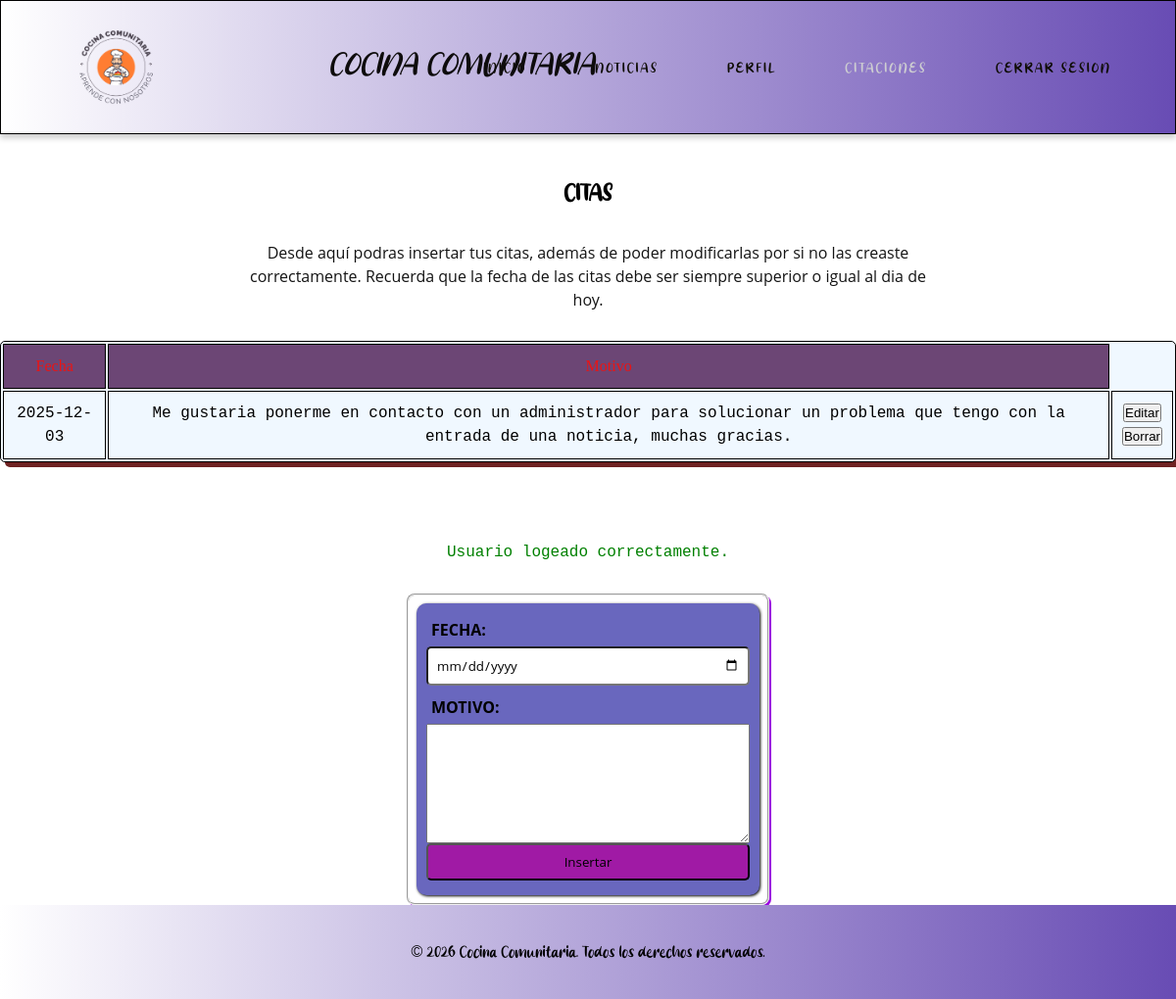
Page /Web_Cocina_comunitaria/views/users/citaciones.php (signed in) on the committed database.
### tables this page shows
CREATE TABLE `citas` (
  `idCita` int(11) NOT NULL,
  `idUser` int(11) NOT NULL,
  `fecha_cita` date NOT NULL,
  `motivo_cita` text DEFAULT NULL
);

### Web_Cocina_comunitaria/views/users/citaciones.php (the view, shortened to what this page needs)
<?php
    $conexion = DB::connect();
    $sqlSelect = "SELECT * FROM citas WHERE idUser = :idUser";
    $sqlSelect = $conexion->prepare($sqlSelect);
    $sqlSelect->bindParam(":idUser", $_SESSION['idUser'], PDO::PARAM_INT);
    $sqlSelect->execute();
    $citas = $sqlSelect->fetchAll(PDO::FETCH_ASSOC);
?>
<!DOCTYPE html>
<html lang="es">
<head>
    <link rel="stylesheet" href="../../public/css/estilos.css">
</head>
<body>
    <header>
        <nav class="navigationBar">
            <img src="../../public/images/logo/logo-transparent-png.png" class="logo" width="500" height="506" alt="logo de la pagina">
            <h1 id="titulo">Cocina Comunitaria</h1>
            <ul class="navigationBarList">
                <li><a href="../../index.php" class="enlace">Inicio</a></li>
                <li><a href="../../views/noticias.php" class="enlace">Noticias</a></li>
                <?php if(isset($_SESSION['usuario']) && $_SESSION['rol'] === 'user'):?>
                    <li><a href="./perfil.php" class="enlace">Perfil</a></li>
                    <li><a href="./citaciones.php" class="enlace active">Citaciones</a></li>
                <?php endif;?>
                <?php if(isset($_SESSION['is_logged_in']) && $_SESSION['is_logged_in'] === true):?>
                    <li><a href="../logout.php" class="enlace">Cerrar Sesion</a></li>
                <?php endif;?>
            </ul>
        </nav>
    </header>
    <div class="usuarios_bbdd">
        <h2 class="titulo-seccion">Citas</h2>
        <p class="p_section">Desde aquí podras insertar tus citas, además de poder modificarlas por si no las creaste correctamente.
            Recuerda que la fecha de las citas debe ser siempre superior o igual al dia de hoy.
        </p>
        <?php if(!empty($citas)):?>
            <table>
                <tr>
                    <th>Fecha</th>
                    <th>Motivo</th>
                </tr>
                <?php foreach($citas as $cita):?>
                    <tr>
                        <td><?= htmlspecialchars($cita['fecha_cita']) ?></td>
                        <td><?= htmlspecialchars($cita['motivo_cita']) ?></td>
                        <td>
                            <form action="../users/editar_cita.php" method="GET" style="display:inline">
                                <input type="submit" name="editar" value="Editar">
                            </form>
                            <form action="../../controllers/c_borrar_cita.php" method="POST" onsubmit="return confirm('¿Seguro que quieres borrar esta cita?');">
                                <input type="submit" name="borrar" value="Borrar">
                            </form>
                        </td>
                    </tr>
                <?php endforeach;?>
            </table>
        <?php else:?>
            <p class="citas">No tienes Citas Registradas</p>
        <?php endif;?>
    </div>
    <?php if(isset($_SESSION['login_ok'])):?>
        <p class="exito"><?= htmlspecialchars($_SESSION['login_ok']); ?></p>
        <?php endif;?>
    <div>
        <fieldset class="citas_f">
            <form class="form" action="../../controllers/c_insertar_cita.php" method="POST">
                <label for="fecha">Fecha:</label>
                <input type="date" name="fecha" id="fecha">
                <label for="motivo">Motivo:</label>
                <textarea rows="8" cols="5" name="motivo" id="motivo"></textarea>
                <input type="submit" name="Insertar" value="Insertar">
            </form>
        </fieldset>
    </div>
    <footer class="footer">
        <p>&copy; <?= date("Y"); ?> Cocina Comunitaria. Todos los derechos reservados.</p>
    </footer>
</body>
</html>

### Web_Cocina_comunitaria/public/css/estilos.css (style rules this page uses)
* { margin: 0; padding: 0; box-sizing: border-box; }
body { background-color:white; overflow-y: auto; overflow-x: hidden; font-size: 16px; line-height: 1.5; padding-top: 150px; box-sizing: border-box; background-size: cover; background-repeat: no-repeat; background-position: center; }
html, body { height: 100%; display: flex; flex-direction: column; }
.logo { width: 105px; height: 105px; margin: 10px; margin-left: 60px; animation: girar 10s linear infinite; }
h1 { color: rgb(14, 12, 12); font-size: 2rem; font-family: Arial, Helvetica, sans-serif; text-transform: uppercase; font-style: italic; font-size: 1.5rem; margin-left: 5px; text-align: center; position: relative; padding: 10px; line-height: 100px; }
h2 { text-transform: uppercase; }
.navigationBar { border: 1px solid black; background: linear-gradient(to right, white, rgb(104, 76, 180)); display: flex; flex-direction: row; justify-content: space-between; text-align: center; position: fixed; top: 0; width: 100%; box-shadow: 0px 4px 6px rgba(0, 0, 0, 0.2); padding: 5px; z-index: 1000; }
.navigationBarList { display: flex; justify-content: center; align-items: center; margin-top: 0; }
.navigationBarList li { list-style-type: none; text-transform: uppercase; }
.navigationBarList a { font-size: 0.9rem; margin-right: 50px; text-decoration: none; color: rgb(14, 12, 3); padding: 10px; }
.navigationBarList .active { color: rgb(205, 205, 209); }
.enlace { font-family: 'Milky Lemon'; text-transform: uppercase; letter-spacing: 2px; font-weight: bold; padding: 10px; font-weight: 300; }
.active { color: rgb(3, 3, 252); }
p { color: rgb(20, 20, 20); font-family: Arial, Helvetica, sans-serif; font-size: 1rem; line-height: 1.5; margin: 20px; }
#titulo { font-family: 'Milky Lemon'; font-size: 2em; display: inline-block; white-space: nowrap; width: 0; font-weight: 500; }
.form { display: flex; flex-direction: column; margin: 0 auto; width: 350px; border-radius: 10px; box-shadow: 1px 1px 3px; padding: 10px; background-color: rgb(105, 103, 190); }
.form input[type="submit"] { background-color: rgb(160, 26, 165); cursor: pointer; }
.form input, .form select { padding: 8px; margin-bottom: 5px; border-radius: 5px; font-family: 'Open Sans'; }
.form label { font-family: 'Open Sans'; text-transform: uppercase; font-weight: bold; padding: 5px; }
.titulo-seccion { backdrop-filter: blur(5px); background-color: rgba(255,255,255,0.3); border-radius: 5px; font-family: 'Milky Lemon'; text-align: center; margin-top: 30px; }
.p_section { text-align: center; font-family: 'Open Sans'; backdrop-filter: blur(5px); background-color: rgba(255,255,255,0.3); padding: 10px; border-radius: 5px; width: 60%; margin: 20px auto; }
.exito { text-align: center; color: green; padding: 10px; border-radius: 5px; font-family:'Courier New', Courier, monospace; text-align: center; margin-top: 10px; }
.usuarios_bbdd { margin-bottom: 15px; }
.usuarios_bbdd table { text-align: center; margin: 0 auto; border: 1px solid black; border-radius: 2px; box-shadow: 5px 5px rgb(110, 34, 34); border-radius: 5px; margin-bottom: 45px; }
.usuarios_bbdd table, .usuarios_bbdd td, .usuarios_bbdd th { border: 1px solid black; background-color: aliceblue; }
.usuarios_bbdd table th { border: 1px solid black; background-color: #6c4675; font-family: 'Lemon'; font-weight: 100; color: rgb(235, 20, 20); }
.usuarios_bbdd table td { font-family: 'Courier New', Courier, monospace; }
.usuarios_bbdd table td, .usuarios_bbdd table th { padding: 10px; }
.citas_f { width: 200px; margin: 0 auto; padding: 8px; border-radius: 8px; box-shadow: 2px 2px rgb(155, 6, 224); }
.footer { background: linear-gradient(to right, white, rgb(104, 76, 180)); bottom: 0; left: 0; width: 100%; text-align: center; padding: 1rem; z-index: 1000; margin-top: auto; text-align: center; padding: 1rem; }
.footer p { font-family: 'Milky Lemon', sans-serif; color: #000; }

### rows in the picture
citas: fecha_cita "2025-12-03", motivo_cita "Me gustaria ponerme en contacto con un administrador para solucionar un problema que tengo con la entrada de una noticia, muchas gracias."

### other values in the picture
$_SESSION['login_ok'] "Usuario logeado correctamente."
